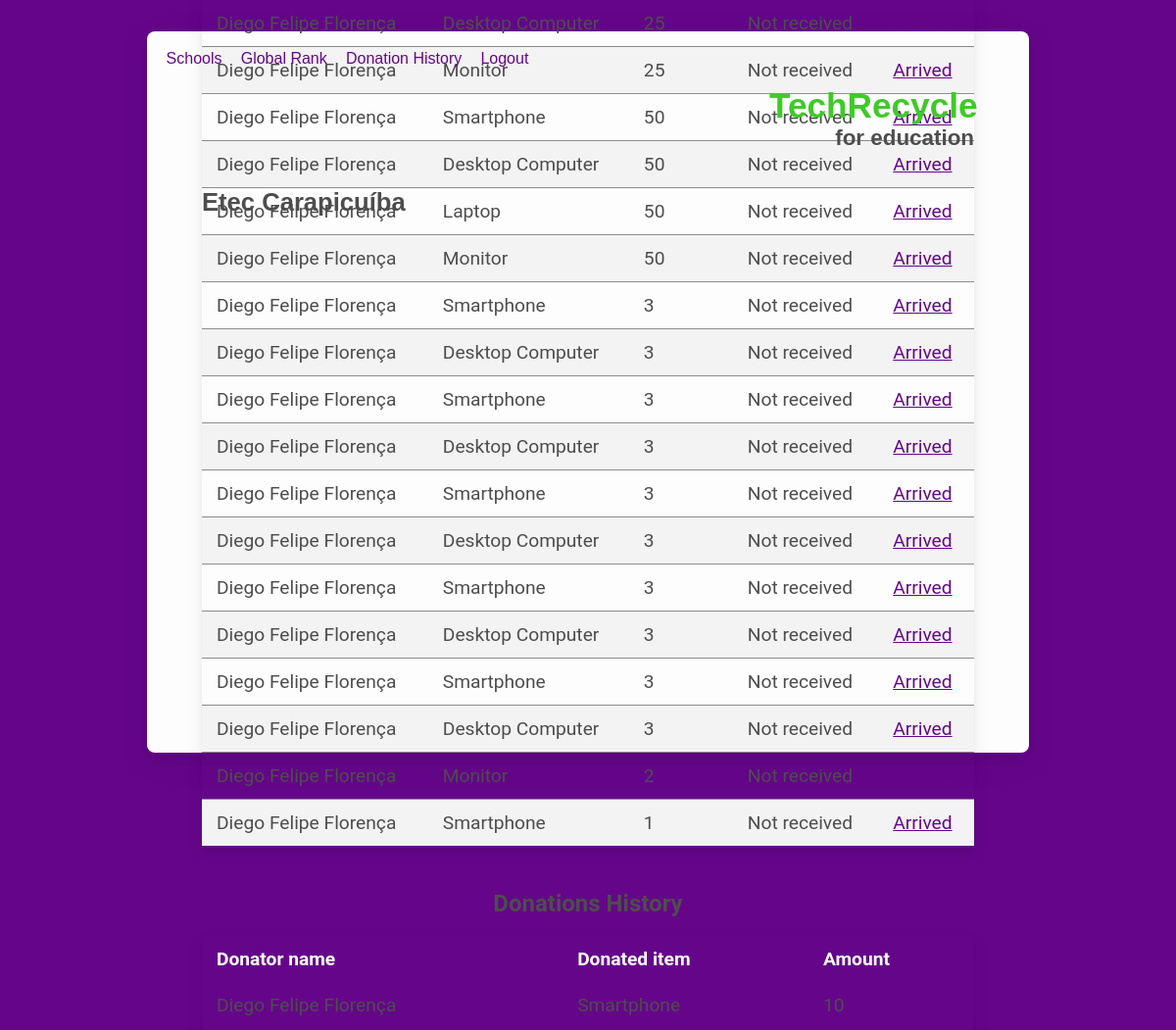
The page /school_page (signed in) on the database its author committed.
### tables this page shows
CREATE TABLE "schools" (
	"id"	INTEGER,
	"name"	VARCHAR(255),
	"address"	VARCHAR(255),
	"city"	VARCHAR(255),
	"state"	VARCHAR(255),
	"country"	VARCHAR(255),
	"phone"	VARCHAR(20),
	"email"	VARCHAR(255),
	"password"	VARCHAR(255),
	"latitude"	Decimal(8, 6),
	"longitude"	Decimal(9, 6),
	"photo"	VARCHAR(255),
	PRIMARY KEY("id")
);

CREATE TABLE "donations" (
	"id"	INTEGER,
	"user_id"	VARCHAR(255),
	"school_id"	VARCHAR(255),
	"item_id"	VARCHAR(255),
	"amount"	VARCHAR(255),
	"received"	INTEGER,
	PRIMARY KEY("id")
);

CREATE TABLE 'users' ( 'id' INTEGER PRIMARY KEY, 'name' VARCHAR(255), 'email' VARCHAR(255), 'password' VARCHAR(255), 'photo' VARCHAR(255) );

CREATE TABLE 'items' ( 'id' INTEGER PRIMARY KEY, 'name' VARCHAR(255), 'description' VARCHAR(255), 'icon' VARCHAR(255), 'scores' INTEGER );

### app.py (the view)
@app.route('/school_page')
def schoolPage():
    if 'userId' in session:
        schoolId = session['userId']
        con = sql.connect(DATABASE)
        con.row_factory = sql.Row
        cursor = con.cursor()
        itemId = request.args.get('id')
        if itemId:
            cursor.execute(
                'UPDATE `donations` SET `received` = 1 WHERE id = ?', [itemId])
            con.commit()
        cursor.execute(
            'SELECT donations.id, donations.amount, donations.received, users.name AS user, items.name AS item, items.scores, schools.name AS school FROM `donations` INNER JOIN `schools` ON schools.id = donations.school_id INNER JOIN `items` ON items.id = donations.item_id INNER JOIN `users` ON users.id = donations.user_id WHERE donations.school_id=?', [schoolId])
        donations = cursor.fetchall()
        return render_template('school_page.html', donations=donations)
    else:
        return redirect('/login')

### templates/school_page.html (shortened to what this page needs)
{% extends "layout.html" %} {% block pageTitle %} {{ donations[0]['school'] }}
{% endblock %} {% block content %}
<table class="styled-table">
  {% for donation in donations %} {% if donation['received'] == 0 %}
  <tr>
    <td>{{ donation['user'] }}</td>
    <td>{{ donation['item'] }}</td>
    <td>{{ donation['amount'] }}</td>
    <td>Not received</td>
    <td><a href="/school_page?id={{ donation['id'] }}">Arrived</a></td>
  </tr>
  {% endif %} {% endfor %}
</table>
<h2 class="center marg-t">Donations History</h2>
<table class="styled-table">
  <thead>
    <td>Donator name</td>
    <td>Donated item</td>
    <td>Amount</td>
  </thead>
  {% for donation in donations %} {% if donation['received'] == 1 %}
  <tr>
    <td>{{ donation['user'] }}</td>
    <td>{{ donation['item'] }}</td>
    <td>{{ donation['amount'] }}</td>
  </tr>
  {% endif %} {% endfor %}
</table>
{% endblock%}

### static/css/style.css (style rules this page uses)
:root { --primary: #4d4d4d; --secondary: #ffffff; --white: #fdfdfd; --darkgray: #3d3d3d; --lightgray: #8d8d8d; --lightergray: #f3f3f3; --green: #3fca28; --purple: #65068a; --font: 'Roboto', sans-serif; --shadow-small: 0px 2px 2px rgba(0, 0, 0, 0.04), 0px 2px 8px rgba(0, 0, 0, 0.08); --shadow: 0px 4px 4px rgba(0, 0, 0, 0.04), 0px 4px 16px rgba(0, 0, 0, 0.08); --shadow-big: 0px 8px 8px rgba(0, 0, 0, 0.04), 0px 8px 32px rgba(0, 0, 0, 0.08); }
* { margin: 0; padding: 0; -webkit-box-sizing: border-box; box-sizing: border-box; }
html, body, #root { max-height: 100vh; max-width: 100vw; height: 100%; width: 100%; }
body { padding: 2em; font-family: var(--font); color: var(--primary); background-color: var(--purple); }
a { color: var(--purple); }
.styled-table { border-collapse: collapse; margin: 1em 0; font-size: 1.2em; min-width: 300px; border-radius: 8px 8px 0 0; overflow: hidden; -webkit-box-shadow: var(--shadow); box-shadow: var(--shadow); }
.styled-table th, .styled-table td { padding: 12px 15px; }
.styled-table tbody tr { border-bottom: 1px solid var(--lightgray); }
.styled-table tbody tr:nth-of-type(even) { background-color: var(--lightergray); }
.styled-table tbody tr:last-of-type { border-bottom: 2px solid var(--purple); }
.center { text-align: center; }
.marg-t { margin-top: 1em; }

### rows shown on the page
schools: name "Etec Carapicuíba"
donations: user "Diego Felipe Florença", item "Desktop Computer", amount "25"
donations: user "Diego Felipe Florença", item "Monitor", amount "25"
donations: user "Diego Felipe Florença", item "Smartphone", amount "50"
donations: user "Diego Felipe Florença", item "Desktop Computer", amount "50"
donations: user "Diego Felipe Florença", item "Laptop", amount "50"
donations: user "Diego Felipe Florença", item "Monitor", amount "50"
donations: user "Diego Felipe Florença", item "Smartphone", amount "3"
donations: user "Diego Felipe Florença", item "Desktop Computer", amount "3"
donations: user "Diego Felipe Florença", item "Smartphone", amount "3"
donations: user "Diego Felipe Florença", item "Desktop Computer", amount "3"
donations: user "Diego Felipe Florença", item "Smartphone", amount "3"
donations: user "Diego Felipe Florença", item "Desktop Computer", amount "3"
donations: user "Diego Felipe Florença", item "Smartphone", amount "3"
donations: user "Diego Felipe Florença", item "Desktop Computer", amount "3"
donations: user "Diego Felipe Florença", item "Smartphone", amount "3"
donations: user "Diego Felipe Florença", item "Desktop Computer", amount "3"
donations: user "Diego Felipe Florença", item "Monitor", amount "2"
donations: user "Diego Felipe Florença", item "Smartphone", amount "1"
donations: user "Diego Felipe Florença", item "Smartphone", amount "10"
